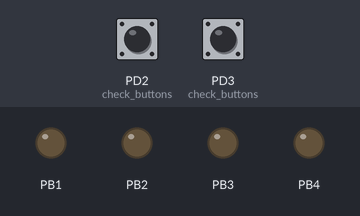
A program run on a simulated ATmega328P, built with avr-gcc and emulated at 16 MHz. Shown: output pins drawn as LEDs (lit = HIGH). The inputs (shaded band) are chosen by the test bench; at power-on: PD2 (check_buttons) HIGH, PD3 (check_buttons) HIGH.

Above: at 1.2 s.
1.3 s: PD2 (check_buttons) pulled LOW for 0.15 s
At 2.5 s:
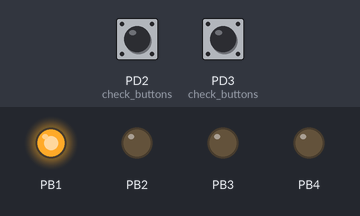
2.9 s: PD2 (check_buttons) pulled LOW for 1 s
At 3.9 s:
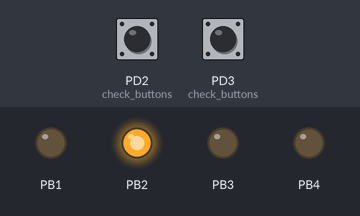
5.4 s: PD2 (check_buttons) pulled LOW for 0.15 s
At 5.8 s:
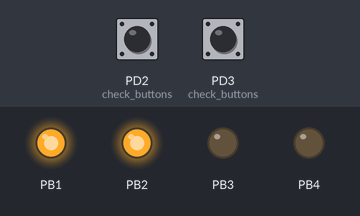
7.0 s: PD2 (check_buttons) pulled LOW for 3.2 s
At 8.2 s:
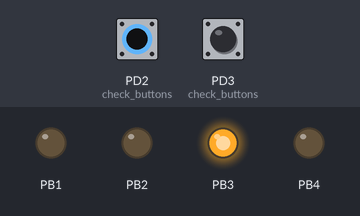
11.7 s: PD2 (check_buttons) pulled LOW for 0.15 s
At 12.9 s:
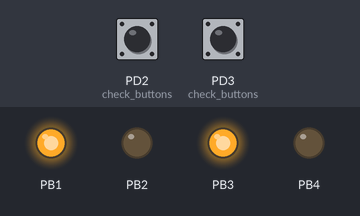
13.3 s: PD2 (check_buttons) pulled LOW for 1 s
At 14.3 s:
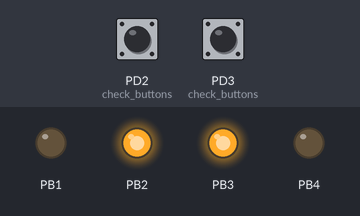
Timing chart, 0 to 16.3 s (numbered marks = the images above; inputs shaded):
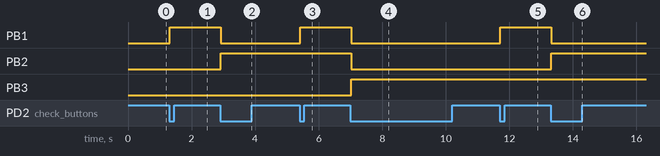

Measured:
- after the input at 1.3 s, PB1: LOW → HIGH at once
- after the input at 2.9 s, PB1: HIGH → LOW at once; PB2: LOW → HIGH at once
- after the input at 5.4 s, PB1: LOW → HIGH at once
- after the input at 7.0 s, PB1, PB2: HIGH → LOW at once; PB3: LOW → HIGH at once
- after the input at 11.7 s, PB1: LOW → HIGH at once
- after the input at 13.3 s, PB1: HIGH → LOW at once; PB2: LOW → HIGH at once

The program:

main.c
```c
#define F_CPU 16000000
#include <avr/io.h>
#include <avr/interrupt.h>
#include <util/delay.h>
#include "I2C.h"

#define SLAVE_ADDRESS 0x20  // Dirección I2C

volatile uint8_t counter = 0;
uint8_t buffer = 0;

void setup_ports() {
	// Configurar PB4-PB1 como salidas para LEDs
	DDRB |= (1 << PB4) | (1 << PB3) | (1 << PB2) | (1 << PB1);

	// Configurar PD2 y PD3 como entradas con pull-up (botones)
	DDRD &= ~((1 << PD2) | (1 << PD3));
	PORTD |= (1 << PD2) | (1 << PD3);
	I2C_Slave_Init(SLAVE_ADDRESS);
	sei();
}

ISR(TWI_vect) {
	uint8_t estado = TWSR & 0xF8;  // Máscara correcta para estados I2C

	switch(estado) {
		// Escritura (maestro -> esclavo)
		case 0x60: // SLA+W recibido, ACK enviado
		case 0x70: // GENERAL CALL recibido, ACK enviado
		TWCR |= (1 << TWINT) | (1 << TWEA); // ACK y limpia bandera
		break;

		case 0x80: // Dato recibido, ACK enviado
		case 0x90: // Dato recibido después de GENERAL CALL
		//i2c_reg_addr = TWDR; // Guarda la dirección del registro solicitado
		TWCR |= (1 << TWINT) | (1 << TWEA); // ACK y limpia bandera
		break;

		// Lectura (esclavo -> maestro)
		case 0xA8: // SLA+R recibido, ACK enviado
		TWDR = counter; // Carga dato a enviar
		TWCR |= (1 << TWINT) | (1 << TWEA); // Envía dato
		break;

		case 0xB8: // Dato transmitido, ACK recibido
		//i2c_reg_addr++; // Incrementa registro automático (opcional)
		TWDR = counter; // Carga siguiente dato
		TWCR |= (1 << TWINT) | (1 << TWEA); // Envía dato
		break;

		case 0xC0: // Dato transmitido, NACK recibido (fin de transmisión)
		TWCR |= (1 << TWINT); // Solo limpia bandera
		break;

		// Manejo de errores
		case 0x00: // Bus error
		default:
		TWCR |= (1 << TWINT) | (1 << TWSTO); // Libera el bus
		break;
	}
}

void check_buttons() {
	static uint8_t last_state = 0xFF;
	uint8_t current_state = PIND & ((1 << PD2) | (1 << PD3)); // Estados de PD2 y PD3

	if (current_state != last_state) {  // Si hubo cambio
		_delay_ms(20);  // Anti-rebote (20ms)

		// Lógica de botones:
		if (!(PIND & (1 << PD2))) {  // Botón PD2 presionado (LOW)
			counter = (counter < 15) ? counter + 1 : 15;  // Incrementa (máx. 15)
		}
		if (!(PIND & (1 << PD3))) {  // Botón PD3 presionado (LOW)
			counter = (counter > 0) ? counter - 1 : 0;    // Decrementa (mín. 0)
		}

		// Actualiza LEDs (PB4-PB1):
		PORTB = (PORTB & 0xE0) | ((counter & 0x0F) << 1);
		last_state = current_state;  // Guarda el nuevo estado
	}
}

int main() {
	setup_ports();

	while(1) {
		check_buttons();
		_delay_ms(10);
	}
}
```

I2C.c
```c
#include "I2C.h"
//***************************************************************
// Funcion para inicializar I2C Maestro
//***************************************************************
void I2C_Master_Init(unsigned long SCL_Clock, uint8_t Prescaler) {

    DDRC &= ~((1 << DDC4) | (1 << DDC5));  // Pines de I2C como entradas

    switch (Prescaler) {
        case 1:
            TWSR &= ~((1 << TWPS1) | (1 << TWPS0));
            break;
        case 4:
            TWSR &= ~(1 << TWPS1);
            TWSR |= (1 << TWPS0);
            break;
        case 16:
            TWSR &= ~(1 << TWPS0);
            TWSR |= (1 << TWPS1);
            break;
        case 64:
            TWSR |= (1 << TWPS1) | (1 << TWPS0);
            break;
		default:
			TWSR &= ~((1 << TWPS1) | (1 << TWPS0));
			Prescaler=1;
			break;

    }
	TWBR = (((16000000)/SCL_Clock)-16)/(2*Prescaler); //Debe ser mayor a 10 para operar de forma estable
	TWCR |= (1<<TWEN);
}

//************************************************************************
// Funcion de inicio de la comunicacion I2C
//************************************************************************
void I2C_Master_Start(void){
    //uint8_t estado;

    TWCR = (1<<TWINT) | (1<<TWSTA) | (1<<TWEN); // Iniciar condición de start
    while(!(TWCR & (1<<TWINT))); // Espera a que termine la flag TWINT

}

//************************************************************************
// Funcion de parada de la comunicacion I2C
//************************************************************************
void I2C_Master_Stop(void){
    TWCR = (1<<TWEN) | (1<<TWINT) | (1<<TWSTO); // Inicia el envío secuencia parada STOP
}

//************************************************************************
// Función de transmisión de datos del maestro al esclavo
// Retorna 1 si hubo un error o 0 si el esclavo ha recibido
// el dato
//************************************************************************
uint8_t I2C_Master_Write(uint8_t dato){
    uint8_t estado;

    TWDR = dato;  // Cargar el dato
    TWCR = (1<<TWEN) | (1<<TWINT); // Inicia el envío

    while(!(TWCR & (1<<TWINT))); // Espera al flag TWINT

    estado = TWSR & 0xF8; // Verificar estado

    // Verificar si se transmitió una SLA + W con ACK, SLA + R con ACK, o un Dato con ACK
    if(estado == 0x18 || estado == 0x28 || estado == 0x40){
        return 1;
    }else{
        return estado;
    }
}

//************************************************************************
// Función de recepción de datos enviados por el esclavo al maestro
// Esta función es para leer los datos que están en el esclavo
//************************************************************************
uint8_t I2C_Master_Read(uint8_t *buffer, uint8_t ack){
    uint8_t estado;

    if(ack){
        TWCR |= (1<<TWEA);  // Lectura con ACK
    }else{
        TWCR &= ~(1<<TWEA); // Lectura sin ACK
    }

    TWCR |= (1<<TWINT); // Iniciamos la lectura
    while(!(TWCR & (1<<TWINT))); // Espera al flag TWINT

    estado = TWSR & 0xF8; // Verificar estado

    // Verificar dato leído con ACK o sin ACK
    if(estado == 0x58 || estado == 0x50){
        *buffer = TWDR;
        return 1;
    }else{
        return estado;
    }
}

//*****************************************************************************
// Funcion para inicializar I2C Esclavo
//*****************************************************************************

void I2C_Slave_Init(uint8_t address) {
    DDRC &= ~((1<<DDC4)|(1<<DDC5));  // Pines de I2C como entradas

    TWAR = address << 1;  // Se asigna la direccion que tendra
    // TWAR = (address << 1 | 0x01);  // Se asigna la direccion que tendra y habilita llamada gen

    // Se habilita la interfaz, ACK automático, se habilita la ISR
    TWCR = (1<<TWEA) | (1<<TWEN) | (1<<TWIE);
}
```

I2C.h
```c
#ifndef INCFILE1_H_
#define INCFILE1_H_

#include <avr/io.h>
#include <stdint.h>

// Funcion para inicializar I2C Maestro
void I2C_Master_Init(unsigned long SCL_Clock, uint8_t Prescaler);

// Funcion de inicio de la comunicacion I2C
void I2C_Master_Start(void);

// Funcion de parada de la comunicacion I2C
void I2C_Master_Stop(void);

// Funcion de transmision de datos del maestro al esclavo
// (Devolvera un 0 si el esclavo ha recibido el dato)
uint8_t I2C_Master_Write(uint8_t dato);

// Funcion de recepcion de datos enviados por el esclavo al maestro
// (Lee los datos que estan en el esclavo)
uint8_t I2C_Master_Read(uint8_t *buffer, uint8_t ack);

// Funcion para inicializar I2C Esclavo
void I2C_Slave_Init(uint8_t address);


#endif /* INCFILE1_H_ */
```
